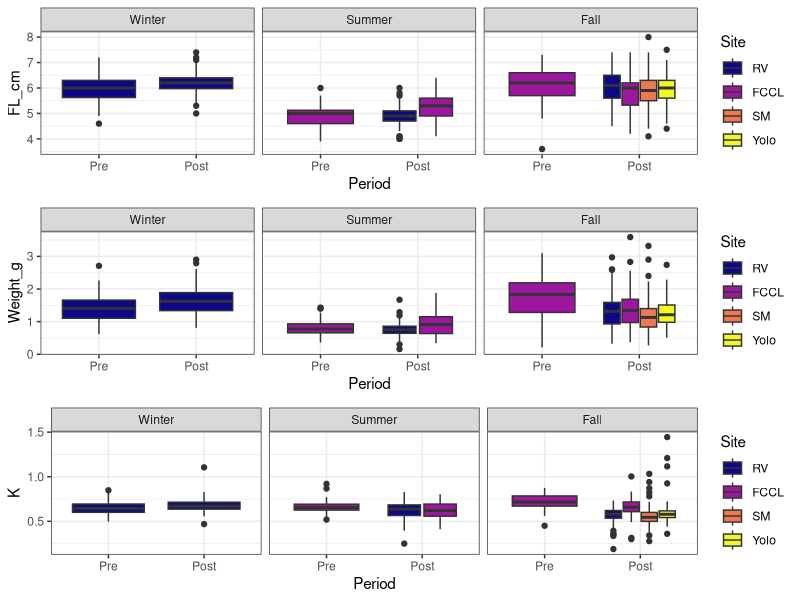

This chart was generated by the following R code:
## ---- chunk 1
knitr::opts_chunk$set(echo = TRUE)
## ---- chunk 2
library(dplyr)
library(ggplot2)
library(readr)
library(here)
## ---- chunk 3
smeltdata <- read_csv(here("smelt_2019_allseasons", "data_clean", "clean_smelt_cf_2019.csv"), col_types = cols(.default="f", FL_cm = "d", Weight_g = "d", K = "d", ID = "c"))
glimpse(smeltdata)
## ---- chunk 4
smeltdata2 <- filter(smeltdata, Site !="DWSC")%>%
  filter(!is.na(K)) 
## ---- chunk 5
summarydata <- smeltdata2 %>%
  group_by(Deployment, Site, Period) %>%
  summarize(meanCF = mean(K, na.rm = TRUE),
            sdCF = sd(K, na.rm = TRUE),
            meanFL = mean(FL_cm, na.rm = TRUE),
            sdFL = sd(FL_cm, na.rm = TRUE),
            meanWeight = mean(Weight_g, na.rm = TRUE),
            sdWeight = sd(Weight_g, na.rm = TRUE),
            n = n())
## ---- chunk 6
box_K <- ggplot(smeltdata2, aes(x = Period, y = K, fill = Site)) + 
  geom_boxplot() + 
  facet_wrap(Deployment~.) + 
  viridis::scale_fill_viridis(discrete = TRUE, option = "plasma") + theme_bw()
## ---- chunk 7
box_FL <- ggplot(smeltdata2, aes(x = Period, y = FL_cm, fill = Site)) + 
  geom_boxplot() + 
  facet_wrap(Deployment~.) + 
  viridis::scale_fill_viridis(discrete = TRUE, option = "plasma") + theme_bw()
## ---- chunk 8
box_Wt <- ggplot(smeltdata2, aes(x = Period, y = Weight_g, fill = Site)) + 
  geom_boxplot() + 
  facet_wrap(Deployment~.) + 
  viridis::scale_fill_viridis(discrete = TRUE, option = "plasma") + theme_bw()
## ---- chunk 9
getwd()
library(ggpubr)
tiff(filename = file.path("smelt_2019_allseasons/figures/FL-Wt-K.tiff"), res = 300, width = 7, height = 7, units = "in", pointsize = 10, type = "cairo", compression = "lzw")
ggarrange(box_FL, box_Wt, box_K, nrow = 3)
dev.off()

